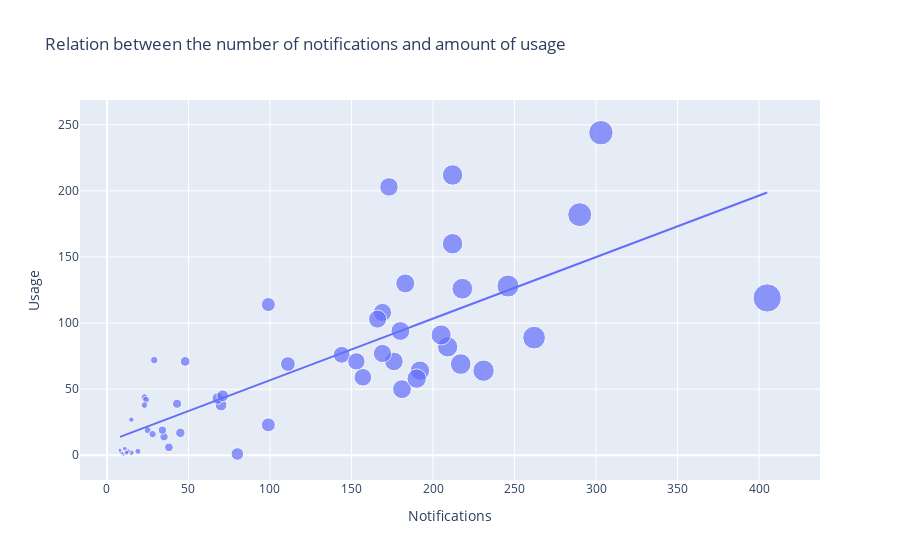

Notebook cell for this chart:
### Code cell
figure = px.scatter(data_frame = data,
                   x="Notifications",
                   y="Usage",
                   size="Notifications",
                   trendline="ols",
                   title="Relation between the number of notifications and amount of usage")
figure.show()

### Figure 1 — Plotly figure (JSON) as saved in the notebook; plotly's stock layout.template omitted (floating-point values rounded to 4 significant figures)
{"data": [{"hovertemplate": "Notifications=%{marker.size}<br>Usage=%{y}<extra></extra>", "legendgroup": "", "marker": {"color": "#636efa", "size": [70, 43, 231, 35, 19, 25, 23, 28, 15, 29, 24, 34, 23, 48, 68, 71, 180, 99, 45, 10, 15, 13, 9, 8, 8, 11, 12, 209, 111, 183, 157, 246, 169, 99, 144, 80, 38, 218, 205, 212, 217, 405, 166, 173, 290, 153, 192, 181, 176, 212, 303, 169, 190, 262], "sizemode": "area", "sizeref": 1.012, "symbol": "circle"}, "mode": "markers", "name": "", "orientation": "v", "showlegend": false, "type": "scatter", "x": [70, 43, 231, 35, 19, 25, 23, 28, 15, 29, 24, 34, 23, 48, 68, 71, 180, 99, 45, 10, 15, 13, 9, 8, 8, 11, 12, 209, 111, 183, 157, 246, 169, 99, 144, 80, 38, 218, 205, 212, 217, 405, 166, 173, 290, 153, 192, 181, 176, 212, 303, 169, 190, 262], "xaxis": "x", "y": [38, 39, 64, 14, 3, 19, 44, 16, 27, 72, 42, 19, 38, 71, 43, 45, 94, 114, 17, 1, 2, 3, 2, 3, 4, 5, 2, 82, 69, 130, 59, 128, 108, 23, 76, 1, 6, 126, 91, 160, 69, 119, 103, 203, 182, 71, 64, 50, 71, 212, 244, 77, 58, 89], "yaxis": "y"}, {"hovertemplate": "<b>OLS trendline</b><br>Usage = 0.465523 * Notifications + 10.2432<br>R<sup>2</sup>=0.599775<br><br>Notifications=%{x}<br>Usage=%{y} <b>(trend)</b><extra></extra>", "legendgroup": "", "marker": {"color": "#636efa", "symbol": "circle"}, "mode": "lines", "name": "", "showlegend": false, "type": "scatter", "x": [8, 8, 9, 10, 11, 12, 13, 15, 15, 19, 23, 23, 24, 25, 28, 29, 34, 35, 38, 43, 45, 48, 68, 70, 71, 80, 99, 99, 111, 144, 153, 157, 166, 169, 169, 173, 176, 180, 181, 183, 190, 192, 205, 209, 212, 212, 217, 218, 231, 246, 262, 290, 303, 405], "xaxis": "x", "y": [13.97, 13.97, 14.43, 14.9, 15.36, 15.83, 16.3, 17.23, 17.23, 19.09, 20.95, 20.95, 21.42, 21.88, 23.28, 23.74, 26.07, 26.54, 27.93, 30.26, 31.19, 32.59, 41.9, 42.83, 43.3, 47.49, 56.33, 56.33, 61.92, 77.28, 81.47, 83.33, 87.52, 88.92, 88.92, 90.78, 92.18, 94.04, 94.5, 95.43, 98.69, 99.62, 105.7, 107.5, 108.9, 108.9, 111.3, 111.7, 117.8, 124.8, 132.2, 145.2, 151.3, 198.8], "yaxis": "y"}], "layout": {"legend": {"itemsizing": "constant", "tracegroupgap": 0}, "title": {"text": "Relation between the number of notifications and amount of usage"}, "xaxis": {"anchor": "y", "domain": [0, 1], "title": {"text": "Notifications"}}, "yaxis": {"anchor": "x", "domain": [0, 1], "title": {"text": "Usage"}}}}
